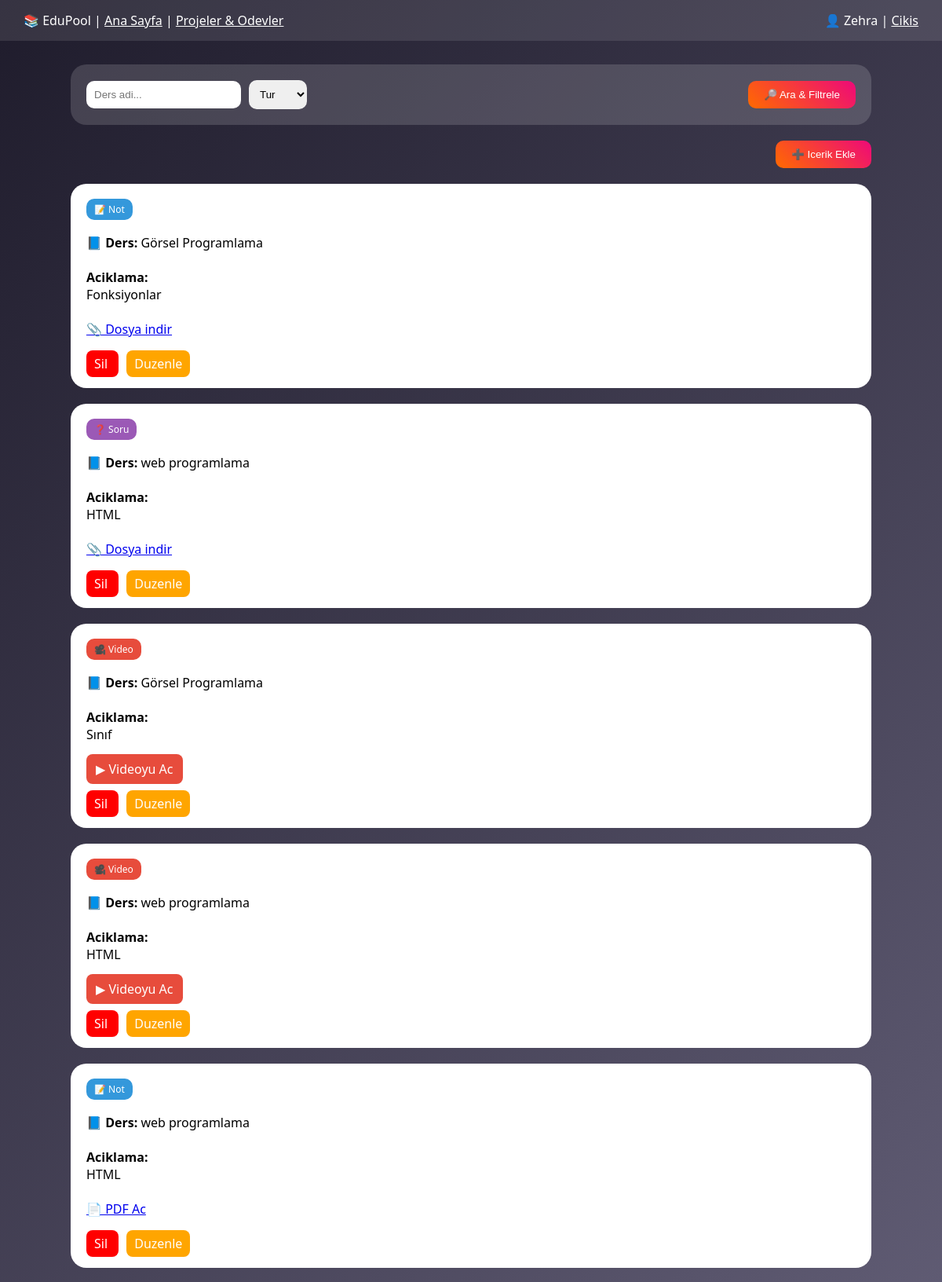
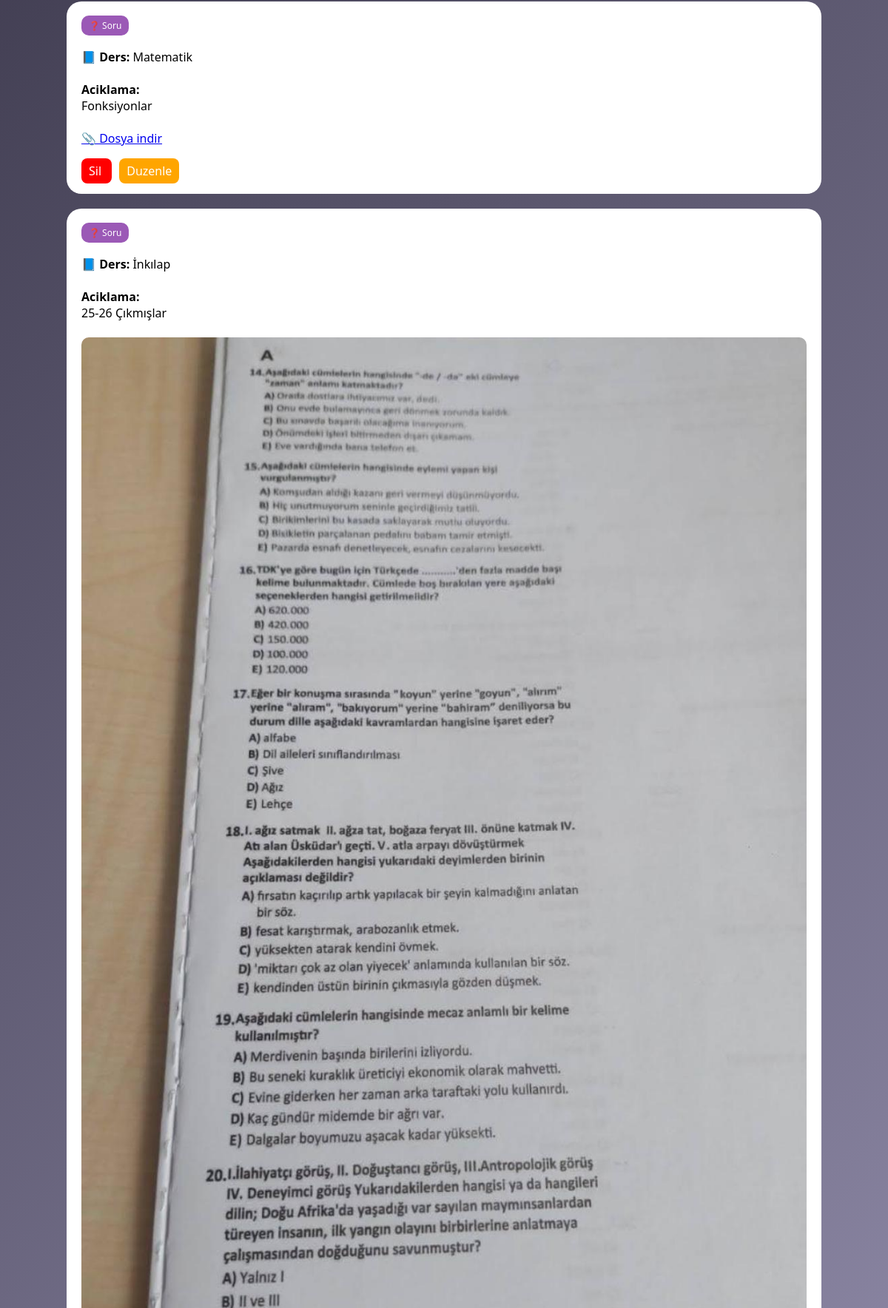
Screenshot of /list.php (signed in, upper part) with the database file from the repository (2 pictures, top to bottom).
### tables this page shows
CREATE TABLE IF NOT EXISTS `users` (
  `id` int NOT NULL AUTO_INCREMENT,
  `username` varchar(50) DEFAULT NULL,
  `email` varchar(100) DEFAULT NULL,
  `password` varchar(100) DEFAULT NULL,
  `role` varchar(20) DEFAULT 'user',
  PRIMARY KEY (`id`)
);

CREATE TABLE IF NOT EXISTS `contents` (
  `id` int NOT NULL AUTO_INCREMENT,
  `title` varchar(255) DEFAULT NULL,
  `description` text,
  `type` varchar(50) DEFAULT NULL,
  `lesson_id` int DEFAULT NULL,
  `user_id` int DEFAULT NULL,
  `file_path` varchar(255) DEFAULT NULL,
  PRIMARY KEY (`id`),
  KEY `lesson_id` (`lesson_id`),
  KEY `user_id` (`user_id`)
);

CREATE TABLE IF NOT EXISTS `lessons` (
  `id` int NOT NULL AUTO_INCREMENT,
  `lesson_name` varchar(100) DEFAULT NULL,
  PRIMARY KEY (`id`)
);

### list.php (the view, shortened to what this page needs)
<?php
$conn = new mysqli("localhost","root","","edu_pool");
$user_id = $_SESSION['user_id'];
$user = $conn->query("SELECT * FROM users WHERE id=$user_id")->fetch_assoc();
$lesson = $_GET['lesson'] ?? '';
$sql = "
SELECT contents.*, lessons.lesson_name
FROM contents
LEFT JOIN lessons ON contents.lesson_id = lessons.id
WHERE 1=1
";
$result = $conn->query($sql);
?>
<!DOCTYPE html>
<html>
<head>
</head>
<body>
<div class="navbar">
<div>
📚 EduPool |
<a href="list.php" style="color:white;">Ana Sayfa</a> |
<a href="projects.php" style="color:white;">Projeler & Odevler </a>
</div>
<div>
👤 <?php echo $user['username']; ?> |
<a href="logout.php" style="color:white;">Cikis</a>
</div>
</div>
<div class="container">
<form class="filter-box" method="GET" style="display:flex; align-items:center; gap:10px;">
<input type="text"
       name="lesson"
       placeholder="Ders adi..."
       value="<?php echo $lesson; ?>">
<select name="type">
<option value="">Tur</option>
</select>
<button style="
background: linear-gradient(45deg,#ff6a00,#ee0979);
color:white;
padding:10px 20px;
border:none;
border-radius:10px;
cursor:pointer;
margin-left:auto;
">
🔎 Ara & Filtrele
</button>
</form>
<div style="text-align:right;margin-top:20px;">
<button onclick="openModal()">➕ Icerik Ekle</button>
</div>
<?php if($result->num_rows == 0){ ?>
<div style="
background:white;
padding:30px;
border-radius:20px;
text-align:center;
margin-top:20px;
">
<h3>Icerik bulunamadi!!!</h3>
</div>
<?php } else { ?>
<?php while($row = $result->fetch_assoc()){ ?>
<div class="card">
<?php if($row['type']=='note'){ ?>
<span class="type-badge note">📝 Not</span>
<?php } elseif($row['type']=='video'){ ?>
<span class="type-badge video">🎥 Video</span>
<?php } else { ?>
<span class="type-badge question">❓ Soru</span>
<?php } ?>
<br><br>
<b>📘 Ders:</b>
<?php echo $row['lesson_name'] ?? "Genel"; ?>
<br><br>
<b>Aciklama:</b><br>
<?php echo $row['description'] ?? "-"; ?>
<br><br>
<?php
$file = $row['file_path'];
?>
<?php if(!empty($file)){ ?>
    <?php if($row['type']=='video'){ ?>
        <a href="<?php echo $file; ?>" target="_blank"
        style="background:#e74c3c;color:white;padding:8px 12px;border-radius:8px;text-decoration:none;">
        ▶ Videoyu Ac
        </a>
    <?php } else { ?>
        <?php
        $ext = strtolower(pathinfo($file, PATHINFO_EXTENSION));
        ?>
        <?php if($ext=='pdf'){ ?>
            <a href="<?php echo $file; ?>" target="_blank">📄 PDF Ac</a>
        <?php } elseif(in_array($ext,['jpg','jpeg','png','gif'])){ ?>
            <img src="<?php echo $file; ?>" style="width:100%;border-radius:10px;">
        <?php } else { ?>
            <a href="<?php echo $file; ?>" target="_blank">📎 Dosya indir</a>
        <?php } ?>
    <?php } ?>
<?php } ?>
<br><br>
<a class="btn delete"
href="delete.php?id=<?php echo $row['id']; ?>">
Sil
</a>
<a class="btn edit"
href="edit.php?id=<?php echo $row['id']; ?>">
Duzenle
</a>
</div>
<?php } ?>
<?php } ?>
</div>
</body>
</html>

### list.php (style rules this page uses)
body { margin:0; font-family:'Segoe UI'; background:linear-gradient(135deg,#1f1c2c,#928dab); }
.navbar { background:rgba(255,255,255,0.1); color:white; padding:15px 30px; display:flex; justify-content:space-between; }
.container { width:85%; margin:auto; margin-top:30px; }
.filter-box { background:rgba(255,255,255,0.15); padding:20px; border-radius:20px; display:flex; gap:10px; }
.filter-box input, .filter-box select { padding:10px; border-radius:10px; border:none; }
button { background:linear-gradient(45deg,#ff6a00,#ee0979); color:white; border:none; padding:10px 20px; border-radius:10px; }
.card { background:white; padding:20px; border-radius:20px; margin-top:20px; }
.type-badge { padding:5px 10px; border-radius:10px; color:white; font-size:12px; }
.note { background:#3498db; }
.video { background:#e74c3c; }
.question { background:#9b59b6; }
.btn { padding:6px 10px; border-radius:8px; color:white; text-decoration:none; }
.delete { background:red; }
.edit { background:orange; margin-left:10px; }

### rows the page displays
users: username "Zehra"
contents: type "📝 Not", lesson.lesson_name "Görsel Programlama", description "Fonksiyonlar"
contents: type "❓ Soru", lesson.lesson_name "web programlama", description "HTML"
contents: type "🎥 Video", lesson.lesson_name "Görsel Programlama", description "Sınıf"
contents: type "🎥 Video", lesson.lesson_name "web programlama", description "HTML"
contents: type "📝 Not", lesson.lesson_name "web programlama", description "HTML"
contents: type "❓ Soru", lesson.lesson_name "Matematik", description "Fonksiyonlar"
contents: type "❓ Soru", lesson.lesson_name "İnkılap", description "25-26 Çıkmışlar", file_path (picture)
